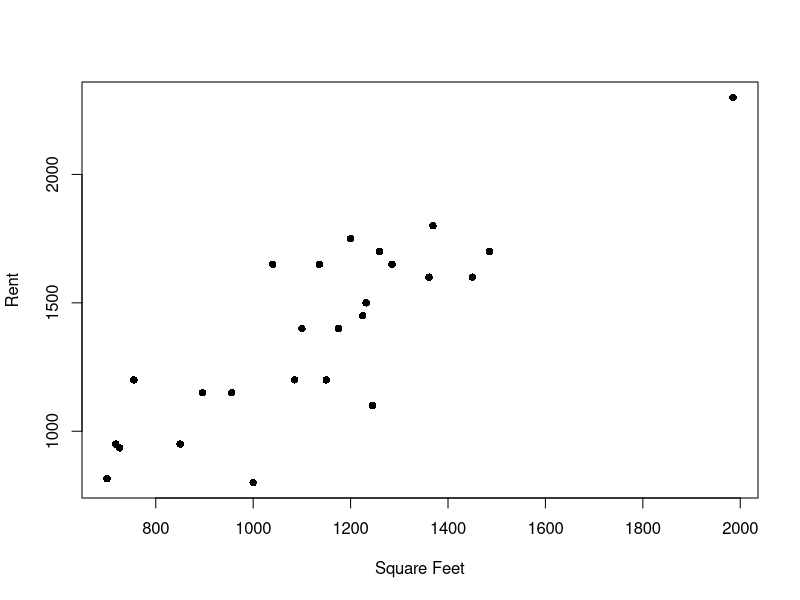
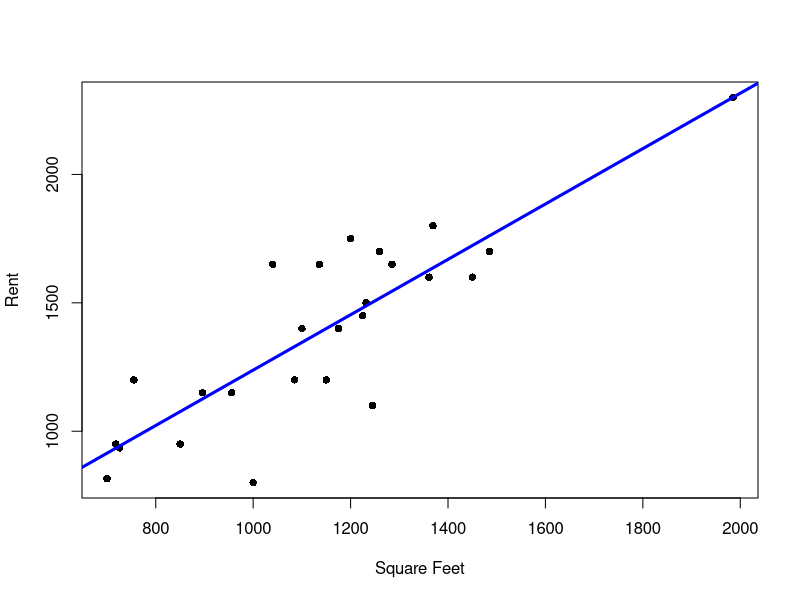
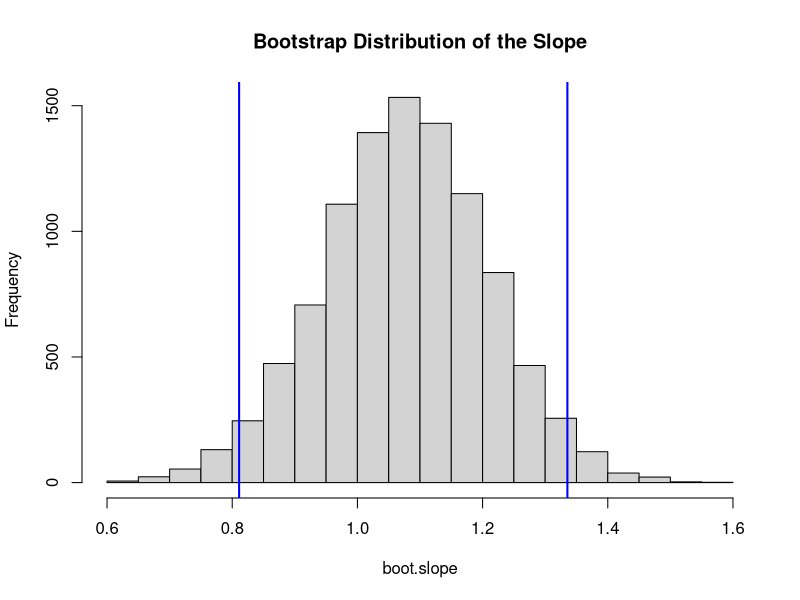
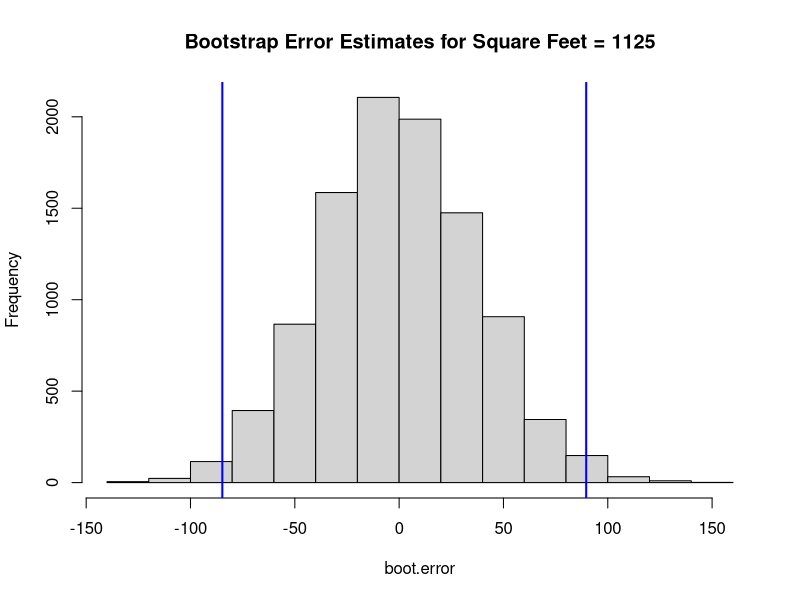
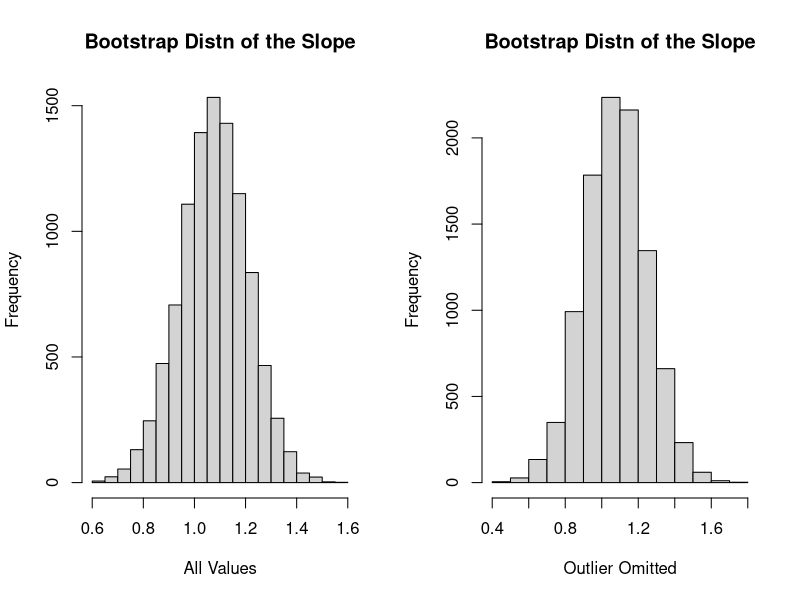
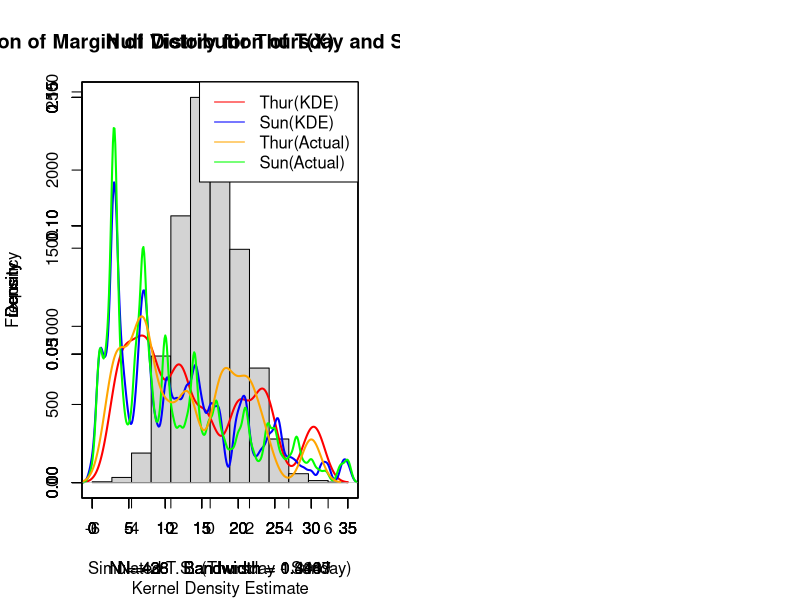

Source code (R) for these figures, in order: (Note: a time limit stopped this script after it produced the figures.)
## ---- chunk 1
knitr::opts_chunk$set(echo = TRUE)
## ---- chunk 2

house_data = read.csv("rent.csv", header = T)

rent = house_data$Rent
sqFeet = house_data$Square.Feet

plot(x = sqFeet, y = rent, pch=16, xlab = "Square Feet", ylab = "Rent")
## ---- chunk 3
summary(lm(rent~sqFeet))

plot(x = sqFeet, y = rent, pch=16, xlab = "Square Feet", ylab = "Rent")
abline(lm(rent~sqFeet), col="blue", lwd=3)

## ---- chunk 4
# Residuals from the original model
residuals = lm(rent~sqFeet)$residuals

# Bootstrap sample of residuals
boot.residuals = sample(residuals, length(residuals), replace = T)

# Fitted values from the original model
fitted.rent = lm(rent~sqFeet)$fitted.values

boot.slope = numeric(10000)

for (i in 1:10000){
  boot.residuals = sample(residuals, length(residuals), replace = T)
  boot.rent = fitted.rent + boot.residuals
  boot.slope[i] = lm(boot.rent~sqFeet)$coefficients[2]
}

hist(boot.slope, main = "Bootstrap Distribution of the Slope")
abline(v=quantile(boot.slope, probs = c(0.025, 0.975)), col="blue", lwd=2)

## ---- chunk 5


boot.error = numeric(10000)
boot.pred.rent = numeric(10000)

for(i in 1:10000){
  boot.residuals = sample(residuals, length(residuals), replace = T)
  boot.rent = fitted.rent + boot.residuals
  boot.pred.rent[i] = predict.lm(lm(boot.rent~sqFeet), newdata = data.frame(sqFeet=1125))
  boot.error[i] = predict.lm(lm(rent~sqFeet), newdata = data.frame(sqFeet=1125)) - boot.pred.rent[i]
}

hist(boot.error, main = "Bootstrap Error Estimates for Square Feet = 1125")
abline(v=quantile(boot.error, probs = c(0.01, 0.99)), col="blue", lwd=2)

# Generate confidence interval from the bootstrapped errors
pred.rent = predict.lm(lm(rent~sqFeet), newdata = data.frame(sqFeet = 1125))

# Lower and Upper limits
lowlim = pred.rent - quantile(boot.error, probs = 0.99)
uplim = pred.rent - quantile(boot.error, probs = 0.01)

## ---- chunk 6

house_data2 = dplyr::filter(house_data, Square.Feet < 1800)
rent2 = house_data2$Rent
sqFeet2 = house_data2$Square.Feet

#plot(x=sqFeet2, y=rent2, pch=16)

# Residuals from the original model
residuals2 = lm(rent2~sqFeet2)$residuals

# Bootstrap sample of residuals
boot.residuals2 = sample(residuals2, length(residuals2), replace = T)

# Fitted values from the original model
fitted.rent2 = lm(rent2~sqFeet2)$fitted.values

boot.slope2 = numeric(10000)

for (i in 1:10000){
  boot.residuals2 = sample(residuals2, length(residuals2), replace = T)
  boot.rent2 = fitted.rent2 + boot.residuals2
  boot.slope2[i] = lm(boot.rent2~sqFeet2)$coefficients[2]
}

par(mfrow=c(1,2))
hist(boot.slope, main = "Bootstrap Distn of the Slope", xlab = "All Values")
hist(boot.slope2, main = "Bootstrap Distn of the Slope", xlab = "Outlier Omitted")

## ---- chunk 7
nfl_data_raw = readr::read_csv("NFL.csv")

# Sunday and Thursday games only
sun_games = dplyr::filter(nfl_data_raw, Day == "Sun")
thur_games = dplyr::filter(nfl_data_raw, Day == "Thu")

# Margin of Victory for Sunday and Thursday games
sun_mrg = sun_games$Margin
thur_mrg = thur_games$Margin

# Vector containing margin of victory for both Sunday and Thursday
tot_mrg = c(sun_mrg, thur_mrg)


# Storage vector for simulated differences
simulated_ts = numeric(9999)

for(i in 1:9999){
  index = sample(length(tot_mrg), length(thur_mrg), replace = F)
  simulated_ts[i] = mean(tot_mrg[index]) - mean(tot_mrg[-index])
}

# Observed test statistic
obs_ts = mean(thur_mrg) - mean(sun_mrg)

# Calculate the p-value
pval = sum(simulated_ts >= obs_ts + 1) / (9999 + 1)

hist(simulated_ts, main = "Null Distribution of T(X)", xlab = "Simulated T.S. (Thursday - Sunday)")

## ---- chunk 8

# Transform margin of victory vectors by square root transformation
trans.thur.mrg = apply(as.matrix(thur_mrg), 2, sqrt)
trans.sun.mrg = apply(as.matrix(sun_mrg), 2, sqrt)

# Bootstrap sample of the transformed values
t.boot.thur.mrg = sample(trans.thur.mrg, length(trans.thur.mrg), replace = T)
t.boot.sun.mrg = sample(trans.sun.mrg, length(trans.sun.mrg), replace = T)

# Noise for both vectors of transformed values
thur.noise = rnorm(length(t.boot.thur.mrg), mean = 0, 
                   sd = sd(trans.thur.mrg)/sqrt(length(trans.thur.mrg)))
sun.noise = rnorm(length(t.boot.sun.mrg), mean = 0, sd = sd(trans.sun.mrg)/sqrt(length(trans.sun.mrg)))

# Add noise to bootstrap sample and transform back to the original scale
new.thur.mrg = (t.boot.thur.mrg + thur.noise) * (t.boot.thur.mrg + thur.noise)
new.sun.mrg = (t.boot.sun.mrg + sun.noise) * (t.boot.sun.mrg + sun.noise)

# KDE Plot

par(new=T)
plot(density(new.thur.mrg, kernel = "gaussian", bw=sd(new.thur.mrg)/sqrt(length(new.thur.mrg))), main = "Comparison of Margin of Victory for Thursday and Sunday Games", sub = "Kernel Density Estimate", xlim=c(0,35), ylim=c(0,0.15), col="red", lwd=2)

par(new=T)
plot(density(new.sun.mrg, kernel = "gaussian", bw=sd(new.sun.mrg)/sqrt(length(new.sun.mrg))), main = "", xlim=c(0,35), ylim=c(0,0.15), col="blue", lwd=2)

par(new=T)
plot(density(sun_mrg, kernel = "gaussian", bw=sd(sun_mrg)/sqrt(length(sun_mrg))), main = "", xlim=c(0,35), ylim=c(0,0.15), col="green", lwd=2)

par(new=T)
plot(density(thur_mrg, kernel = "gaussian", bw=sd(thur_mrg)/sqrt(length(thur_mrg))), main = "", xlim=c(0,35), ylim=c(0,0.15), col="orange", lwd=2)

legend(x="topright", legend = c("Thur(KDE)", "Sun(KDE)", "Thur(Actual)", "Sun(Actual)"), col=c("red", "blue", "orange", "green"), lty = 1 )


## ---- chunk 9
pval2 = numeric(500)

for(i in 1:500){
  # Bootstrap sample of the transformed values
t.boot.thur.mrg = sample(trans.thur.mrg, length(trans.thur.mrg), replace = T)
t.boot.sun.mrg = sample(trans.sun.mrg, length(trans.sun.mrg), replace = T)

# Noise for both vectors of transformed values
thur.noise = rnorm(length(t.boot.thur.mrg), mean = 0, 
                   sd = sd(trans.thur.mrg)/sqrt(length(trans.thur.mrg)))
sun.noise = rnorm(length(t.boot.sun.mrg), mean = 0, sd = sd(trans.sun.mrg)/sqrt(length(trans.sun.mrg)))

# Add noise to bootstrap sample and transform back to the original scale
new.thur.mrg = (t.boot.thur.mrg + thur.noise) * (t.boot.thur.mrg + thur.noise)
new.sun.mrg = (t.boot.sun.mrg + sun.noise) * (t.boot.sun.mrg + sun.noise)

# Permutation test on data + noise
margin.noise = c(new.thur.mrg, new.sun.mrg)
resamples = replicate(9999, sample(margin.noise, length(margin.noise), replace = F))
simulated_ts2 = apply(resamples[1:36,], 2, mean) - apply(resamples[37:464,], 2, mean)

pval2[i] = sum(simulated_ts2 >= obs_ts + 1) / 10000


  
}

power = sum(pval2 <= 0.10) / 500
